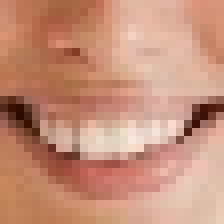
#> input picture dataset/ideal_cropped/ideal_cropped3.jpg, 28 x 28 px, found by its file name (shown 8 times larger)
$ python pixel_detection.py
#> lines starting #> are read from the running program, lines starting #| are printed output that depends on the picture; after the words box and inside, x2 and y2 are one past the last pixel; in counts of white or black regions, pixels touching at a corner belong together
import numpy as np
import matplotlib.pyplot as plt
import cv2

def is_whiteish(pixel):
    return pixel[0] > 200 and pixel[1] > 200 and pixel[2] > 200

def is_redish(pixel):
    return pixel[0] < 120 and pixel[1] < 60 and pixel[2] > 150

def get_surrounding_pixels(i, j, rows, cols):
    """Return coordinates of surrounding pixels."""
    return [(x, y) for x in range(max(0, i-1), min(rows, i+2))
                   for y in range(max(0, j-1), min(cols, j+2))]

def find_teeth_pixels(image_path):
    img = cv2.imread(image_path)
#> img is the input picture: shape (28, 28, 3); mean B, G, R 121.9, 144.3, 198.5
    img_rgb = cv2.cvtColor(img, cv2.COLOR_BGR2RGB)
    rows, cols, _ = img_rgb.shape
#> rows = 28; cols = 28

    visited = np.zeros((rows, cols), dtype=bool)
    output = np.copy(img_rgb)

    for i in range(rows):
        for j in range(cols):
            if not visited[i, j] and is_whiteish(img_rgb[i, j]):
                cluster = [(i, j)]
                index = 0
                while index < len(cluster):
                    x, y = cluster[index]
                    for nx, ny in get_surrounding_pixels(x, y, rows, cols):
                        if not visited[nx, ny] and (is_whiteish(img_rgb[nx, ny]) or is_redish(img_rgb[nx, ny])):
                            cluster.append((nx, ny))
                            visited[nx, ny] = True
                    index += 1

                # If the cluster size is large enough, draw the border
                if len(cluster) > 0:  # 50 is an arbitrary threshold and might need adjustments
                    for x, y in cluster:
                        for nx, ny in get_surrounding_pixels(x, y, rows, cols):
                            if is_redish(img_rgb[nx, ny]):
                                output[x, y] = [0, 0, 255]
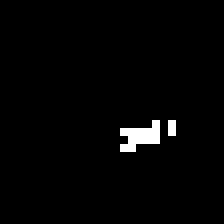
#> visited: shape (28, 28) bool (shown 8 times larger); 1.8% white in thin lines or dots, all inside (x1, y1, x2, y2) = (15, 15, 22, 19)

    plt.imshow(output)
    plt.show()

find_teeth_pixels('dataset/smile arc/ideal_cropped/ideal_cropped3.jpg')

# [12 lines of commented-out code are left out]
